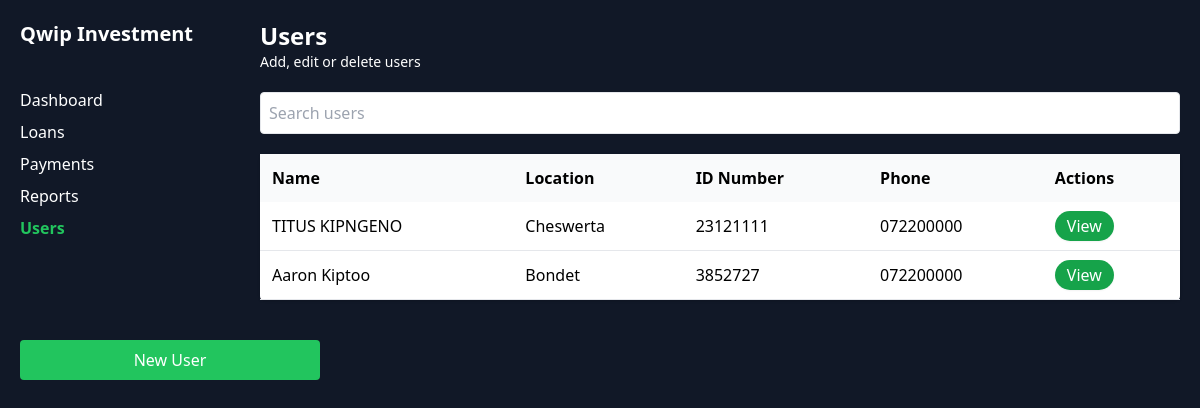
The page /customers on the database as committed earlier.
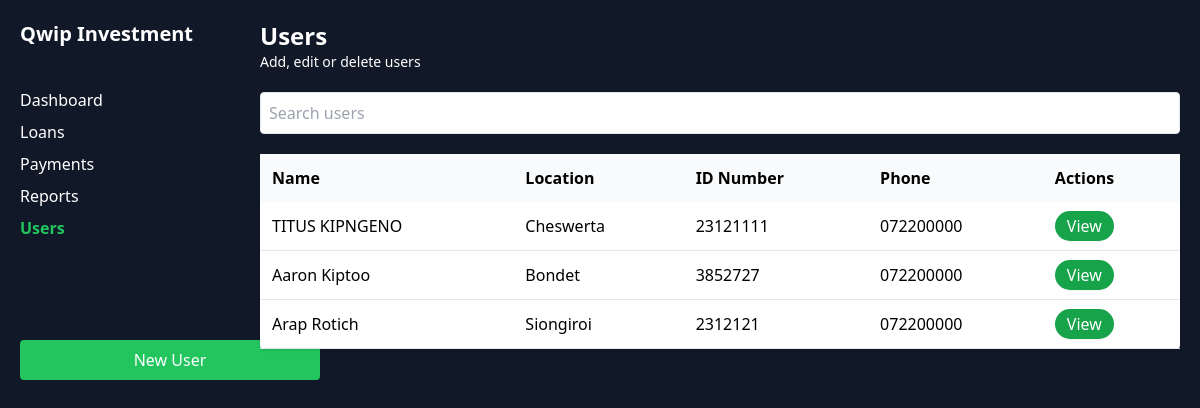
The same page on the database as committed later.
### models.py (models this page shows)
class User(db.Model):
    id = db.Column(db.Integer, primary_key=True)
    name = db.Column(db.String(100), nullable=False)
    phone_number = db.Column(db.String(15), nullable=False)
    id_number = db.Column(db.String(50), unique=True, nullable=False)
    location = db.Column(db.String(100), nullable=False)
    loans = db.relationship('Loan', backref='user', lazy=True)

### app.py (the view)
@app.route('/customers')
def customers():
    search_query = request.args.get('q', '')
    if search_query:
        users = User.query.filter(or_(User.name.startswith(search_query), User.id_number.startswith(search_query))).all()
    else:
        users = User.query.all()
    return render_template('users.html', users=users)

### templates/users.html (shortened to what this page needs)
<!DOCTYPE html>
<html lang="en">
<head>
    <script src="https://cdn.tailwindcss.com"></script>
</head>
<body class="bg-gray-100  bg-gray-900">
    <div class="flex h-screen  bg-gray-900">
        <div class="w-1/5 p-5  bg-gray-900">
            <h1 class="text-xl font-bold mb-10" style="color: white;">Qwip Investment</h1>
            <ul class="space-y-2">
                <li><a href="/" class="text-white-700 hover:text-white-900" style="color: white;">Dashboard</a></li>
                <li><a href="#" class="text-gray-700 hover:text-gray-900" style="color: white;">Loans</a></li>
                <li><a href="#" class="text-gray-700 hover:text-gray-900" style="color: white;">Payments</a></li>
                <li><a href="/" class="text-gray-700 hover:text-gray-900" style="color: white;">Reports</a></li>
                <li><a href="#" class="text-green-500 font-bold">Users</a></li>
            </ul>
            <button class="mt-5 bg-green-500 text-white py-2 px-4 rounded" style="margin-top: 100px; width: 300px;"
                data-modal-target="authentication-modal" data-modal-toggle="authentication-modal"
                class="block text-white bg-blue-700 hover:bg-blue-800 focus:ring-4 focus:outline-none focus:ring-blue-300 font-medium rounded-lg text-sm px-5 py-2.5 text-center dark:bg-blue-600 dark:hover:bg-blue-700 dark:focus:ring-blue-800"
                type="button" style="color: white;">
                New User
            </button>
        </div>
        <div class="w-4/5 p-5">
            <div class="mb-5">
                <h2 class="text-2xl font-semibold" style="color: white;">Users</h2>
                <p class="text-sm text-gray-500" style="color: white;">Add, edit or delete users</p>
            </div>
            <form id="searchForm" method="post" action="/customers">
                <input type="search" id="searchInput" placeholder="Search users"
                    class="border p-2 rounded w-full mb-5" />
            </form>
            <div class="bg-white rounded shadow">
                <table class="w-full">
                    <thead class="bg-gray-50">
                        <tr>
                            <th class="text-left p-3">Name</th>
                            <th class="text-left p-3">Location</th>
                            <th class="text-left p-3">ID Number</th>
                            <th class="text-left p-3">Phone</th>
                            <th class="text-left p-3">Actions</th>
                        </tr>
                    </thead>
                    <tbody id="usersTableBody">
                        {% for user in users %}
                        <tr class="border-b">
                            <td class="p-3">{{ user.name }}</td>
                            <td class="p-3">{{ user.location }}</td>
                            <td class="p-3">{{ user.id_number }}</td>
                            <td class="p-3">{{ user.phone_number }}</td>
                            <td class="p-3">
                                <a href="/user/{{ user.id }}"
                                    class="bg-blue-500 text-white px-3 py-1 rounded-full shadow-sm user-details-button bg-green-600 opacity-100 rounded-full">
                                    View
                                </a>
                            </td>
                        </tr>
                        {% endfor %}
                    </tbody>
                </table>
            </div>
        </div>
    </div>
</body>
</html>

Rows that differ between the two databases and show on the page:
added User: name "Arap Rotich", location "Siongiroi", id_number "2312121", phone_number "072200000"
